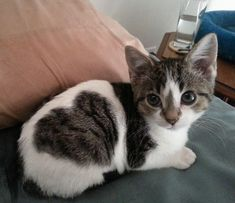
#> input picture pet_photos/cat10.jpg, 235 x 203 px; its folder holds 4 pictures in this run
$ python catvsdog.py
#> lines starting #> are read from the running program, lines starting #| are printed output that depends on the picture

import os
import numpy as np
from sklearn.svm import SVC #machine learning
from matplotlib.image import imread #image processing
from pathlib import Path


print(r"""
   /\_/\           /)__)
  ( o.o )         (='.'=)
   > ^ <          (")_(")
""")
print("🌟 Welcome to the Interactive Cat/Dog Classifier! 🌟\n")


training_data = Path("pet_photos")


def load_images():
    print("\n🔍 Scanning for cat/dog images...")
    images = []
    labels = []
    target_size = (64, 64)

    #lists the files
    for filename in os.listdir(training_data):
        if not filename.lower().endswith((".png", ".jpg", ".jpeg")):
            continue

    #(2, 2, 3) → (height, width, channels) color
    #(2, 2) → (image height, image width) grayscale (2 rows tall 2 columns wide)

        try:
            img_path = training_data / filename
            img = imread(img_path)
#> img is the input picture: shape (203, 235, 3); mean R, G, B 112, 101.9, 95.6

    #axis=0: operates vertically (along rows)
    #axis=1: operates horizontally (along columns)
    #axis=2: operates across color channels (for colored images)

            if len(img.shape) == 3:
                img = img.mean(axis=2)
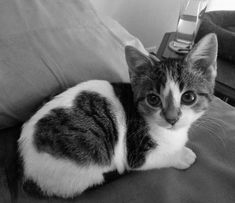
#> img: shape (203, 235) float64; min 0, max 254, mean 103.2

            h, w = img.shape
#> h = 203; w = 235

    #resizing to match target size
    #devision calculates how many pixels to skip to reach target size
    #height: vertical skip (row by row)
    # width: horizontal skip (column by column)

            #start/stop/step
            img = img[::h//(target_size[0]), ::w//(target_size[1])]
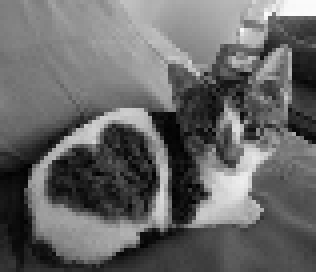
#> img: shape (68, 79) float64 (shown 4 times larger); min 1, max 251.7, mean 103.4
            img = img[:target_size[0], :target_size[1]] #safety crop
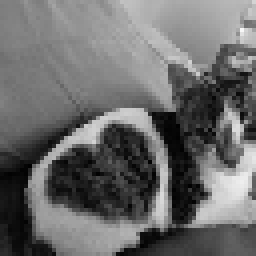
#> img: shape (64, 64) float64 (shown 4 times larger); min 1, max 247.3, mean 107.6

            images.append(img.flatten()) #2d to 1d (need to flatten for SVM input)


            if "cat" in filename.lower():
                animal = "🐱"
            else:
                animal="🐶"
            labels.append(0 if animal == "🐱" else 1)


            print(f"  Loaded {animal} image: {filename}")

        except Exception as e:
            print(f"  ❌ Skipped {filename} (error: {str(e)})")
            continue
#> pass 2 of the loop in load_images, `for filename in os.listdir(training_data):`:
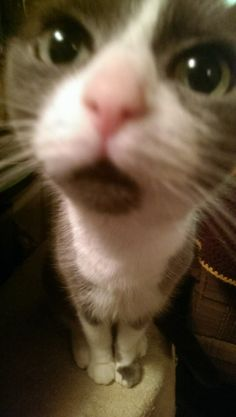
#> input picture pet_photos/cat11.jpg, 236 x 417 px
#> in load_images, img is the input picture: shape (417, 236, 3); mean R, G, B 96.4, 80, 59.2
#> in load_images, `img = img[::h//(target_size[0]), ::w//(target_size[1])]`:
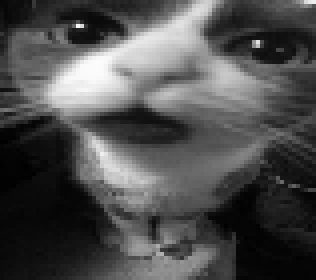
#> img: shape (70, 79) float64 (shown 4 times larger); min 0.333, max 253.3, mean 78.3
#> in load_images, `img = img[:target_size[0], :target_size[1]]`:
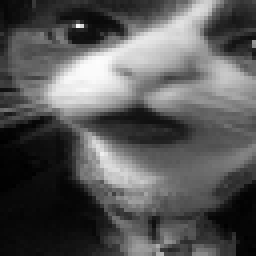
#> img: shape (64, 64) float64 (shown 4 times larger); min 0.333, max 253.3, mean 88.3
#> pass 3 of the loop in load_images, `for filename in os.listdir(training_data):`:
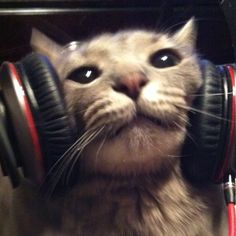
#> input picture pet_photos/cat12.jpg, 236 x 236 px
#> in load_images, img is the input picture: shape (236, 236, 3); mean R, G, B 81.3, 68.2, 66.5
#> in load_images, `img = img[::h//(target_size[0]), ::w//(target_size[1])]`:
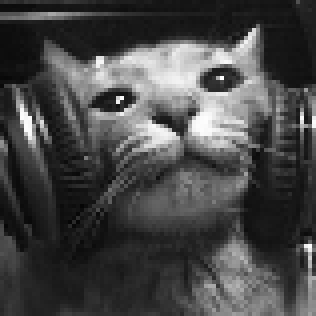
#> img: shape (79, 79) float64 (shown 4 times larger); min 5.33, max 254, mean 71.5
#> in load_images, `img = img[:target_size[0], :target_size[1]]`:
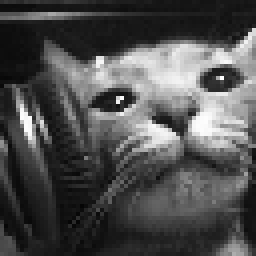
#> img: shape (64, 64) float64 (shown 4 times larger); min 5.33, max 254, mean 79.4
#> the loop made 4 passes; the first 3 are shown

    #each image's flattened pixels become one row in a 2D array
    return np.array(images), np.array(labels)


print("\n🧠 Training the AI classifier...")
x, y = load_images()

if len(x) == 0:
    print("\n😿 Oops! No valid images found")
    print("   Please check if:")
    print("   1. The folder path is correct")
    print("   2. Images are JPG/PNG format")
    print("   3. Filenames contain cat or dog")
    exit()

print(f"\n✅ Successfully loaded {len(x)} images!")
print("   ⌛ Training the model...")


#decision boundary is linear
model = SVC(kernel="linear", probability=True) #enables confidence estimates
#> (the run stopped early here; a loop or call above may not have finished)
